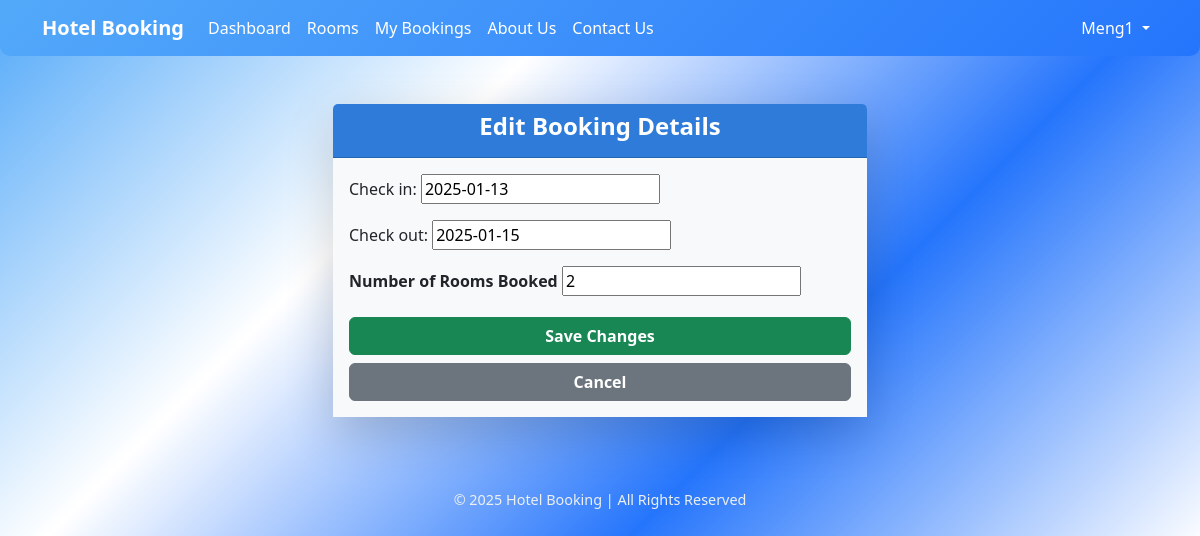
Screenshot of /update_booking_admin/54/ (signed in) with the database file from the repository.
### bookings/models.py (models this page shows, shortened)
class Booking(models.Model):
    user = models.ForeignKey(User, on_delete=models.CASCADE)
    room = models.ForeignKey(Room, on_delete=models.CASCADE)
    check_in = models.DateField()
    check_out = models.DateField()
    rooms_booked = models.PositiveIntegerField(default=1)

### bookings/views.py (the view)
# urls.py: path('update_booking_admin/<int:booking_id>/', views.update_booking_admin, name='update_booking_admin'),
@login_required
def update_booking_admin(request, booking_id):
    booking = get_object_or_404(Booking, id=booking_id)
    if request.method == 'POST':
        form = BookingForm(request.POST, instance=booking)
        if form.is_valid():
            form.save()
            booking.room.update_availability()
            messages.success(request, "Booking updated successfully!")
            return redirect('admin_booking_list')
    else:
        form = BookingForm(instance=booking)
    return render(request, 'bookings/update_booking_admin.html', {'form': form, 'booking': booking})

### bookings/forms.py
class BookingForm(forms.ModelForm):
    rooms_booked = forms.IntegerField(min_value=1,label='Number of rooms')
    class Meta:
        model = Booking
        fields = ['check_in', 'check_out','rooms_booked']

### bookings/templates/bookings/update_booking_admin.html (shortened to what this page needs)
{% extends 'bookings/main.html' %}
{% block content %}
<div class="container mt-5">
    <div class="row justify-content-center">
        <div class="col-md-6">
            <div class="card shadow-lg border-0">
                <div class="card-header bg-primary text-white text-center">
                    <h4 class="fw-bold">Edit Booking Details</h4>
                </div>
                <div class="card-body bg-light">
                    <form method="post">
                        <div class="form-group mb-3">
                            {{ form.check_in.label_tag }}
                            {{ form.check_in }}
                        </div>
                        <div class="form-group mb-3">
                            {{ form.check_out.label_tag }}
                            {{ form.check_out }}
                        </div>
                        <div class="form-group mb-3">
                            <label for="id_rooms_booked" class="form-label fw-bold">Number of Rooms Booked</label>
                            {{ form.rooms_booked }}
                        </div>
                        <div class="d-grid">
                            <button type="submit" class="btn btn-success fw-bold">Save Changes</button>
                        </div>
                    </form>
                    <div class="d-grid mt-2">
                        <a href="{% url 'admin_booking_list' %}" class="btn btn-secondary fw-bold">Cancel</a>
                    </div>
                </div>
            </div>
        </div>
    </div>
</div>
{% endblock %}

### bookings/templates/bookings/navbar.html (shortened to what this page needs)
<nav class="navbar navbar-expand  ">
    <div class="container">
        <a class="navbar-brand text-white fw-bold">Hotel Booking</a>
        <div class="collapse navbar-collapse" id="navbarNav">
            <ul class="navbar-nav me-auto">
                {% if user.is_authenticated %}
                {% if user.is_staff %}
                <li class="nav-item"><a class="nav-link text-white" href="{% url 'admin_dashboard' %}">Admin
                        Dashboard</a></li>
                {% else %}
                <li class="nav-item"><a class="nav-link text-white" href="{% url 'dashboard' %}"> Dashboard</a></li>
                <li class="nav-item"><a class="nav-link text-white" href="{% url 'room_list' %}">Rooms</a></li>
                <li class="nav-item"><a class="nav-link text-white" href="{% url 'my_bookings' %}">My Bookings</a></li>
                <li class="nav-item"><a class="nav-link text-white" href="{% url 'about_us' %}">About Us</a></li>
                <li class="nav-item"><a class="nav-link text-white" href="{% url 'contact_us' %}">Contact Us</a></li>
                {% endif %}
                {% endif %}
            </ul>
            <ul class="navbar-nav">
                {% if user.is_authenticated %}
                <li class="nav-item dropdown">
                    <a class="nav-link dropdown-toggle text-white" href="#" id="userDropdown" role="button"
                        data-bs-toggle="dropdown" aria-expanded="false">
                        {{ user.username }}
                    </a>
                </li>
                {% else %}
                <li class="nav-item"><a class="nav-link text-white" href="{% url 'login' %}">Login</a></li>
                <li class="nav-item"><a class="nav-link text-white" href="{% url 'register' %}">Register</a></li>
                {% endif %}
            </ul>
        </div>
    </div>
</nav>

### bookings/static/css/style.css (style rules this page uses)
body { background: linear-gradient(135deg, #53a9f9, #ffffff, #2575fc, #fff); font-family: "Roboto", sans-serif; color: #333; margin: 0; padding: 0; }
.navbar { background: linear-gradient(135deg, #53a9f9, #2575fc); color: skyblue; padding: 20px; border-radius: 0 0 10px 10px; }
.navbar-brand { font-size: 1.8rem; color: #280d93 !important; font-weight: bold; }
.nav-link { color: #162ca6 !important; font-weight: 500; transition: color 0.3s ease-in-out; }
.card { border-radius: 15px; background: #1c2833; color: #000000; border: none; transition: transform 0.3s ease, box-shadow 0.3s ease; }
.card-header { background: linear-gradient( 90deg, #2e7bd9, #2e7bd9 ); color: #fff; text-align: center; font-size: 1.8rem; font-weight: bold; padding: 20px; }
.card-body { padding: 20px; font-size: 1rem; }

### rows the page displays
Booking: check_in "2025-01-13", check_out "2025-01-15", rooms_booked "2"

### other values shown
{{ user.username }} "Meng1"
